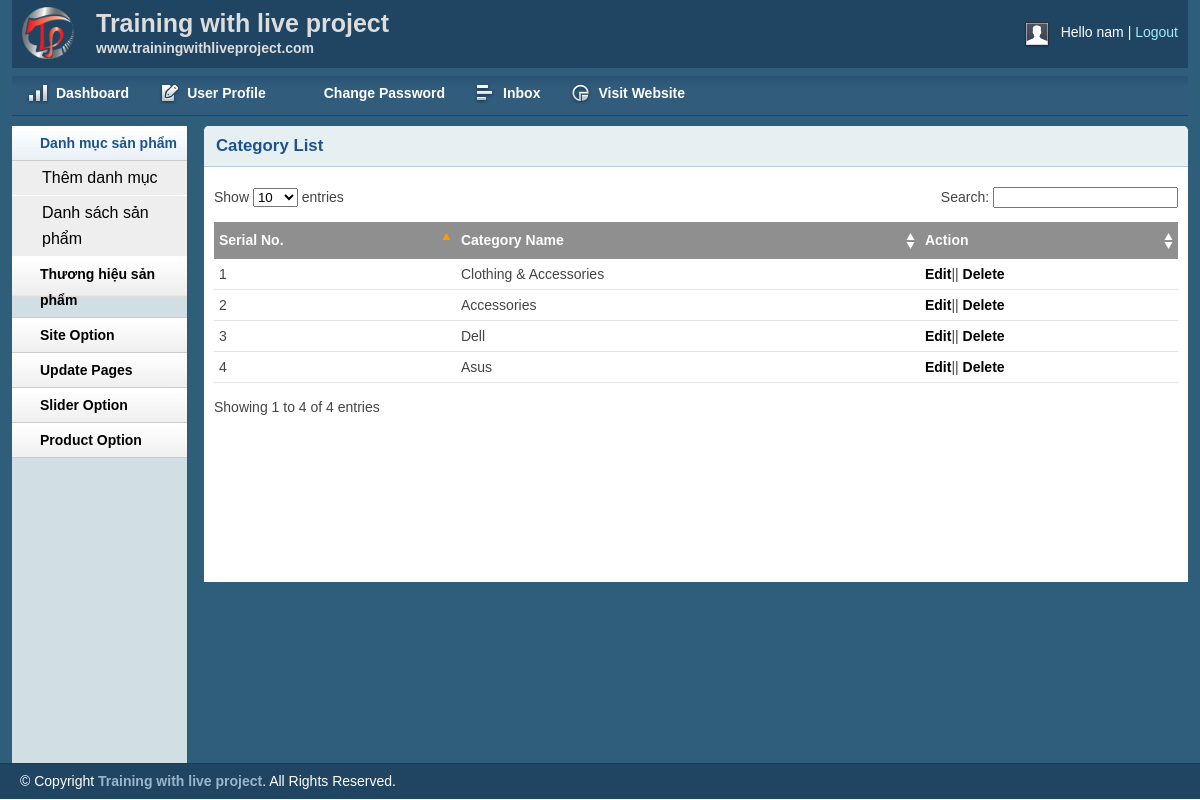
The app's page /admin/catlist.php (signed in) with its own data.
### tables this page shows
CREATE TABLE `tbl_category` (
  `catId` int(11) NOT NULL,
  `catName` varchar(255) NOT NULL
);

### lib/database.php (called while the page is built, shortened)
<?php
Class Database{
   public $host   = DB_HOST;
   public $user   = DB_USER;
   public $pass   = DB_PASS;
   public $dbname = DB_NAME;
   public $link;
private function connectDB(){
   $this->link = new mysqli($this->host, $this->user, $this->pass,
    $this->dbname);
 }
public function select($query){
  $result = $this->link->query($query) or
   die($this->link->error.__LINE__);
  if($result->num_rows > 0){
    return $result;
  } else {
    return false;
  }
 }
}

### classes/category.php (called while the page is built, shortened)
<?php
    include '../lib/database.php';
?>
<?php
    class category
    {
        private $db;
        public function __construct()
        {
            $this->db = new Database();
        }
        public function show_category(){
            $query = "SELECT * FROM tbl_category ORDER BY catId DESC";
            $result = $this->db->select($query);
            return $result;
        }
    }
?>

### admin/catlist.php (the view, shortened to what this page needs)
<?php include 'inc/header.php';?>
<?php include 'inc/sidebar.php';?>
<?php include '../classes/category.php';?>
<?php
    $cat = new category();
?>
        <div class="grid_10">
            <div class="box round first grid">
                <h2>Category List</h2>
                <div class="block">
                    <table class="data display datatable" id="example">
					<thead>
						<tr>
							<th>Serial No.</th>
							<th>Category Name</th>
							<th>Action</th>
						</tr>
					</thead>
					<tbody>
						<?php
							$show_cate = $cat->show_category();
							if($show_cate){
								$i = 0;
								while($result = $show_cate->fetch_assoc()){
									$i++;
						?>
						<tr class="odd gradeX">
							<td><?php echo $i; ?></td>
							<td><?php echo $result['catName']; ?></td>
							<td><a href="catedit.php?catid=<?php echo $result['catId']; ?>">Edit</a>||
								<a onclick="return confirm('Are you want to delete?')"
									href="?delid=<?php echo $result['catId']; ?>">Delete</a>
							</td>
						</tr>
						<?php } } ?>
					</tbody>
				</table>
               </div>
            </div>
        </div>
<?php include 'inc/footer.php';?>

### admin/css/layout.css (style rules this page uses)
body { background: #fff none repeat scroll 0 0; color: #444; font-size: 14px; padding: 0; }
a { color: #000; font-weight:bold; text-decoration: none; }
h1, h2, h3, h4, h5, h6 { line-height:1.2em; margin-bottom:.3em; }
h2 { margin-top:1em; }
.box { background:#fff; margin-bottom:20px; padding:10px 10px 10px 10px; margin-left:-8px; }
.box.grid { padding-bottom:40px; }
.box.round { -moz-border-radius: 5px 5px 0px 0px; -webkit-border-radius: 5px 5px 0px 0px; border-radius: 5px 5px 0px 0px; }
.box h2 { font-size:1.2em; font-weight:bold; color:#1B548D; background:#E6F0F3; margin:-10px -10px 0 -10px; padding:10px 12px; border-bottom:1px solid #B3CBD6; -moz-border-radius: 5px 5px 0px 0px; -webkit-border-radius: 5px 5px 0px 0px; border-radius: 5px 5px 0px 0px; }
.box.first { min-height: 406px; }
.block { padding-top:20px; }
.block { padding-bottom:1px; }
table.display { margin: 0 auto; clear: both; width: 100%; }
.sorting_asc { background: #8f8f8f url(../img/table/sort_asc.png) no-repeat center right; padding:8px 5px; text-align:left; color:#fff; }
.sorting { background:#8f8f8f url(../img/table/sort_both.png) no-repeat center right; padding:8px 5px; text-align:left; color:#fff; }
tr.odd { height: 30px; line-height: 30px; border-bottom:1px solid #e6e6e6; }
tr.even { height: 30px; line-height: 30px; border-bottom:1px solid #e6e6e6; }
tr.odd td, tr.even td { padding-left:5px; }

### records on screen
tbl_category: catName "Clothing & Accessories"
tbl_category: catName "Accessories"
tbl_category: catName "Dell"
tbl_category: catName "Asus"

### other values on screen
Session::get('adminName') "nam"
